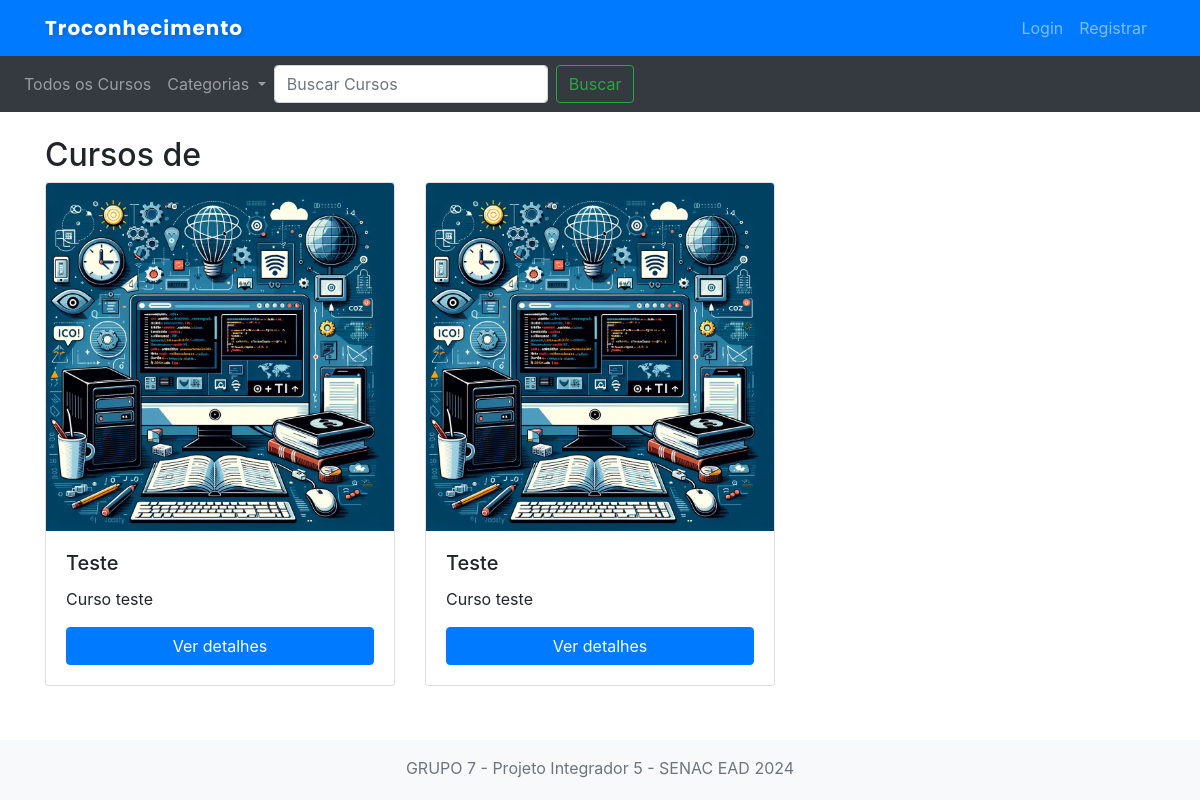
The app's page /categorias/Testes/ with its own data.
### cursos/models.py (models this page shows)
class Curso(models.Model):
    NIVEL_CHOICES = [
        ('IN', 'Iniciante'),
        ('IT', 'Intermediário'),
        ('AV', 'Avançado'),
    ]
    titulo = models.CharField(max_length=255)
    descricao = models.TextField()
    criador = models.ForeignKey(User, on_delete=models.CASCADE)
    inscricoes = models.PositiveIntegerField(default=0)
    likes = models.PositiveIntegerField(default=0)
    dislikes = models.PositiveIntegerField(default=0)
    duracao = models.DurationField()
    categoria = models.CharField(max_length=100)
    nivel = models.CharField(max_length=2, choices=NIVEL_CHOICES)
    data_criacao = models.DateTimeField(auto_now_add=True)
    ultima_atualizacao = models.DateTimeField(auto_now=True)
    thumbnail = models.ImageField(upload_to='cursos_thumbnails/', null=True, blank=True)
    preco_creditos = models.PositiveIntegerField(default=1)
    descricao_breve = models.CharField(max_length=255, blank=True)
    idioma = models.CharField(max_length=50)
    status = models.CharField(max_length=100, default='Ativo')

### cursos/views.py (the view)
# urls.py: path('categorias/<categoria>/', views.categoria_cursos, name='categoria_cursos'),
def categoria_cursos(request, categoria):
    cursos = Curso.objects.filter(categoria=categoria)
    return render(request, 'categoria_cursos.html', {'cursos': cursos, 'categoria': categoria})

### cursos/context_processors.py (called while the page is built)
def categorias_disponiveis(request):
    categorias = Curso.objects.values_list('categoria', flat=True).distinct()
    return {'categorias': categorias}

### cursos/templates/categoria_cursos.html
{% extends 'base.html' %}
{% block content %}
<h2>Cursos de {{ nome_categoria }}</h2>
<div class="row">
    {% for curso in cursos %}
        <div class="col-md-4 mb-3">
            <div class="card">
                <img src="{{ curso.thumbnail.url }}" class="card-img-top" alt="{{ curso.titulo }}">
                <div class="card-body">
                    <h5 class="card-title">{{ curso.titulo }}</h5>
                    <p class="card-text">{{ curso.descricao_breve }}</p>
                    <a href="{% url 'detalhes_curso' curso.id %}" class="btn btn-primary">Ver detalhes</a>
                </div>
            </div>
        </div>
    {% empty %}
        <p>Nenhum curso encontrado na categoria.</p>
    {% endfor %}
</div>
{% endblock %}

### cursos/static/cursos/styles.css (style rules this page uses)
.card-body { padding: 15px; display: flex; flex-direction: column; flex-grow: 1; }
.card-title { font-size: 1.25rem; margin-bottom: 0.5rem; }
.card-text { font-size: 1rem; flex-grow: 1; }
h1, h2, h3, h4, h5, h6 { font-weight: 700; }
.card-title { font-weight: 500; }
.card-text { font-weight: 400; }
.mb-3 { margin-bottom: 1rem; }

### records on screen
Curso: thumbnail (picture), titulo "Teste", descricao_breve "Curso teste"
Curso: thumbnail (picture), titulo "Teste", descricao_breve "Curso teste"
